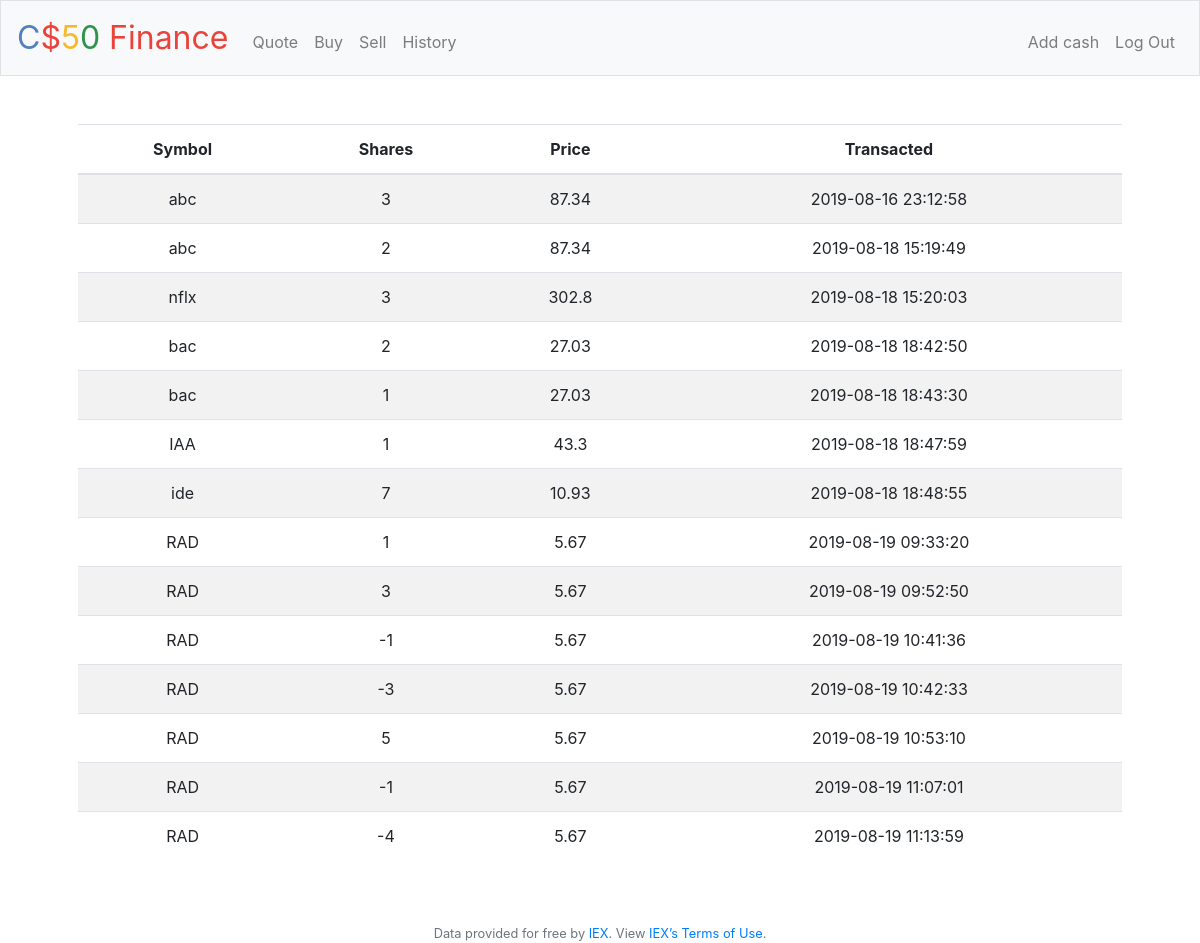
Screenshot of /history (signed in) with the database file from the repository.
### tables this page shows
CREATE TABLE 'portfolio_more' ('id' integer PRIMARY KEY AUTOINCREMENT NOT NULL, 'user_id' integer NOT NULL, 'symbol' varchar(10) NOT NULL, 'shares' smallint NOT NULL, 'price' varchar(20) NOT NULL, 'date' datetime);

### pset8/finance/application.py (the view)
@app.route("/history")
@login_required
def history():
    idSess = session['user_id']
    allPortUser = db.execute("SELECT DISTINCT user_id FROM portfolio_more")
    listPortUser = []
    for portUser in allPortUser:
        listPortUser.append(portUser['user_id'])
    for i in listPortUser:
        if i == idSess:
            historyUser = db.execute(
                "SELECT symbol, shares, price, date FROM portfolio_more WHERE user_id=:user_id", user_id=idSess)
            print(historyUser)
            return render_template("history.html", historyUser=historyUser)
    else:
        return render_template("history.html")

### pset8/finance/application.py (called while the page is built)
@app.after_request
def after_request(response):
    response.headers["Cache-Control"] = "no-cache, no-store, must-revalidate"
    response.headers["Expires"] = 0
    response.headers["Pragma"] = "no-cache"
    return response

### pset8/finance/helpers.py (called while the page is built)
def login_required(f):
    @wraps(f)
    def decorated_function(*args, **kwargs):
        if session.get("user_id") is None:
            return redirect("/login")
        return f(*args, **kwargs)
    return decorated_function

### pset8/finance/templates/history.html (shortened to what this page needs)
{% extends "layout.html" %}
{% block main %}
    <table class="table table-striped">
        <thead>
            <tr>
                <th scope="col">Symbol</th>
                <th scope="col">Shares</th>
                <th scope="col">Price</th>
                <th scope="col">Transacted</th>
            </tr>
        </thead>
        <tbody>
            {% for hist in historyUser %}
            <tr>
                <td>{{ hist['symbol'] }}</td>
                <td>{{ hist['shares'] }}</td>
                <td>{{ hist['price'] }}</td>
                <td>{{ hist['date'] }}</td>
            </tr>
            {% endfor %}
        </tbody>
    </table>
{% endblock %}

### pset8/finance/templates/layout.html (shortened to what this page needs)
<!DOCTYPE html>
<html lang="en">
    <head>
        <link href="https://maxcdn.bootstrapcdn.com/bootstrap/4.1.3/css/bootstrap.min.css" rel="stylesheet">
        <link href="/static/styles.css" rel="stylesheet">
    </head>
    <body>
        <nav class="navbar navbar-expand-md navbar-light bg-light border">
            <a class="navbar-brand" href="/"><span class="blue">C</span><span class="red">$</span><span class="yellow">5</span><span class="green">0</span> <span class="red">Finance</span></a>
            <div class="collapse navbar-collapse" id="navbar">
                {% if session.user_id %}
                    <ul class="navbar-nav mr-auto mt-2">
                        <li class="nav-item"><a class="nav-link" href="/quote">Quote</a></li>
                        <li class="nav-item"><a class="nav-link" href="/buy">Buy</a></li>
                        <li class="nav-item"><a class="nav-link" href="/sell">Sell</a></li>
                        <li class="nav-item"><a class="nav-link" href="/history">History</a></li>
                    </ul>
                    <ul class="navbar-nav ml-auto mt-2">
                        <li class="nav-item"><a class="nav-link" href="/cash">Add cash</a></li>
                        <li class="nav-item"><a class="nav-link" href="/logout">Log Out</a></li>
                    </ul>
                {% else %}
                    <ul class="navbar-nav ml-auto mt-2">
                        <li class="nav-item"><a class="nav-link" href="/register">Register</a></li>
                        <li class="nav-item"><a class="nav-link" href="/login">Log In</a></li>
                    </ul>
                {% endif %}
            </div>
        </nav>
        <main class="container p-5">
            {% block main %}{% endblock %}
        </main>
        <footer class="small text-center text-muted">
            Data provided for free by <a href="https://iextrading.com/developer">IEX</a>. View <a href="https://iextrading.com/api-exhibit-a/">IEX’s Terms of Use</a>.
        </footer>
    </body>
</html>

### pset8/finance/static/styles.css (style rules this page uses)
nav .navbar-brand { font-size: xx-large; }
nav .navbar-brand .blue { color: #537fbe; }
nav .navbar-brand .red { color: #ea433b; }
nav .navbar-brand .yellow { color: #f5b82e; }
nav .navbar-brand .green { color: #2e944b; }
main { overflow-x: auto; text-align: center; }

### rows the page displays
portfolio_more: symbol "abc", shares "3", price "87.34", date "2019-08-16 23:12:58"
portfolio_more: symbol "abc", shares "2", price "87.34", date "2019-08-18 15:19:49"
portfolio_more: symbol "nflx", shares "3", price "302.8", date "2019-08-18 15:20:03"
portfolio_more: symbol "bac", shares "2", price "27.03", date "2019-08-18 18:42:50"
portfolio_more: symbol "bac", shares "1", price "27.03", date "2019-08-18 18:43:30"
portfolio_more: symbol "IAA", shares "1", price "43.3", date "2019-08-18 18:47:59"
portfolio_more: symbol "ide", shares "7", price "10.93", date "2019-08-18 18:48:55"
portfolio_more: symbol "RAD", shares "1", price "5.67", date "2019-08-19 09:33:20"
portfolio_more: symbol "RAD", shares "3", price "5.67", date "2019-08-19 09:52:50"
portfolio_more: symbol "RAD", shares "-1", price "5.67", date "2019-08-19 10:41:36"
portfolio_more: symbol "RAD", shares "-3", price "5.67", date "2019-08-19 10:42:33"
portfolio_more: symbol "RAD", shares "5", price "5.67", date "2019-08-19 10:53:10"
portfolio_more: symbol "RAD", shares "-1", price "5.67", date "2019-08-19 11:07:01"
portfolio_more: symbol "RAD", shares "-4", price "5.67", date "2019-08-19 11:13:59"
